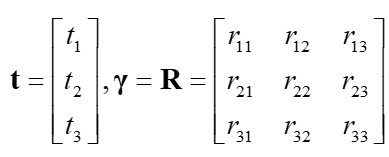
#> input picture image/R_t.png, 389 x 157 px
$ python -i util.py   (imports and definitions only)
#> lines starting #> are read from the running program, lines starting #| are printed output that depends on the picture
#> further down, picture is the input picture: shape (157, 389, 3); min 0, max 255, mean 245.6
import numpy as np
import cv2
import json
from scipy.spatial.transform import Rotation
import os.path

# [18 lines left out: functions Check_If_File_Exist, Load_Config_Json, not called in this run]

def Rotation_Matrix_to_Quaternion(R):
    r = Rotation.from_matrix(R)
    return r.as_quat()

def Quaternion_to_Rotation_Matrix(q):
    r = Rotation.from_quat(q)
    return r.as_matrix()

# [8 lines left out: function Load_Video, not called in this run]

def Increase_Brightness(img, value=30):
#> called with value = 30
    hsv = cv2.cvtColor(img, cv2.COLOR_BGR2HSV)
#> hsv: shape (157, 389, 3); mean H, S, V 0, 0, 245.6
    h, s, v = cv2.split(hsv)
#> h: shape (157, 389); every value is 0

    lim = 255 - value
    v[v > lim] = 255
#> v: shape (157, 389); min 0, max 255, mean 245.9
    v[v <= lim] += value
#> v: shape (157, 389); min 30, max 255, mean 247.5

    final_hsv = cv2.merge((h, s, v))
#> final_hsv: shape (157, 389, 3); mean H, S, V 0, 0, 247.5
    img = cv2.cvtColor(final_hsv, cv2.COLOR_HSV2BGR)
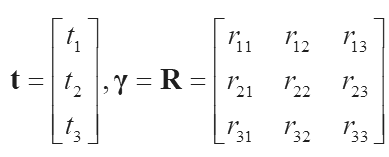
#> img: shape (157, 389, 3); min 30, max 255, mean 247.5
    return img


# [51 lines left out: functions Draw_ChessBoard, Draw_Camera, not called in this run]

def Draw_Camera_Group(ax, camera_group, f=1):
    for i, camera in enumerate(camera_group.cameras):
        Draw_Camera(camera.K, camera.R, camera.t, i, ax, f)

# [105 lines left out: function Draw_Skeleton, not called in this run]
        #for i, p in enumerate(person):
        #    ax.text(p[0], p[1], p[2], str(i), size=10, zorder=1,  color='b')

>>> import cv2
>>> picture = cv2.imread('../image/R_t.png')
>>> result = Increase_Brightness(picture)
